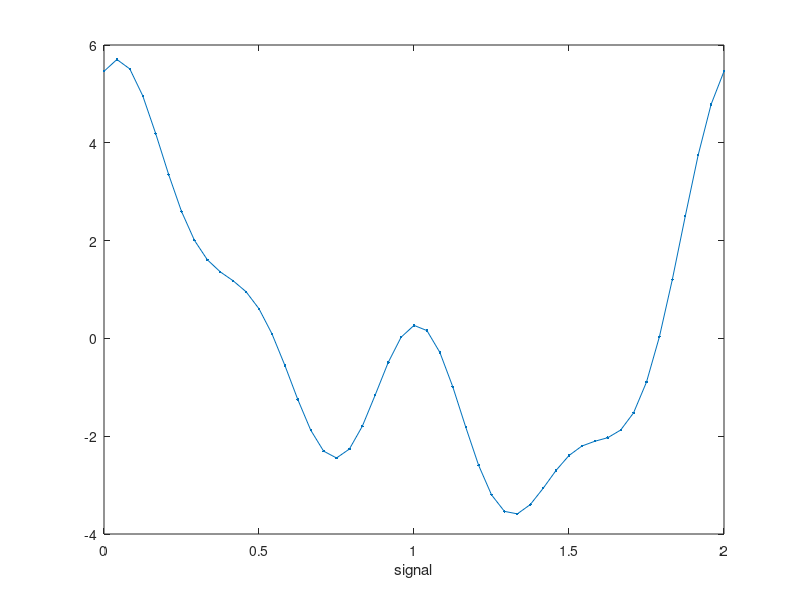

The MATLAB script that drew this image: (Note: this script raises an error after producing the figure.)
function OK = harmanal_test
%HARMANAL_TEST   test for harmanal
%
%See also: harmanal_test

D.T     = [ .5  1  2]; % day
D.phi   = [10  20 30]; % deg
D.A     = [ 1   2  3]; % any unit
D.w     = 2*pi./D.T;   % rad/day

OPT.eps = min(D.A)./1e12;

T.t  = 0:(1/24):max(D.T);
T.h  = 0.*T.t;
for j=1:length(D.T)
T.h  = T.h + D.A(j).*cos(D.w(j).*T.t - deg2rad(D.phi(j)));
end

plot  (T.t,T.h,'.-')
xlabel('day')
xlabel('signal')

FIT = harmanal(T.t,T.h,'omega',D.w,'screenoutput',0);

OK = 1;
for i=1:length(D.A)
   if abs(D.A(i)-FIT.hamplitudes(i)) > OPT.eps
   OK = 0;
   end
   if abs(D.phi(i)-rad2deg(FIT.hphases(i))) > OPT.eps
   OK = 0;
   end
end
